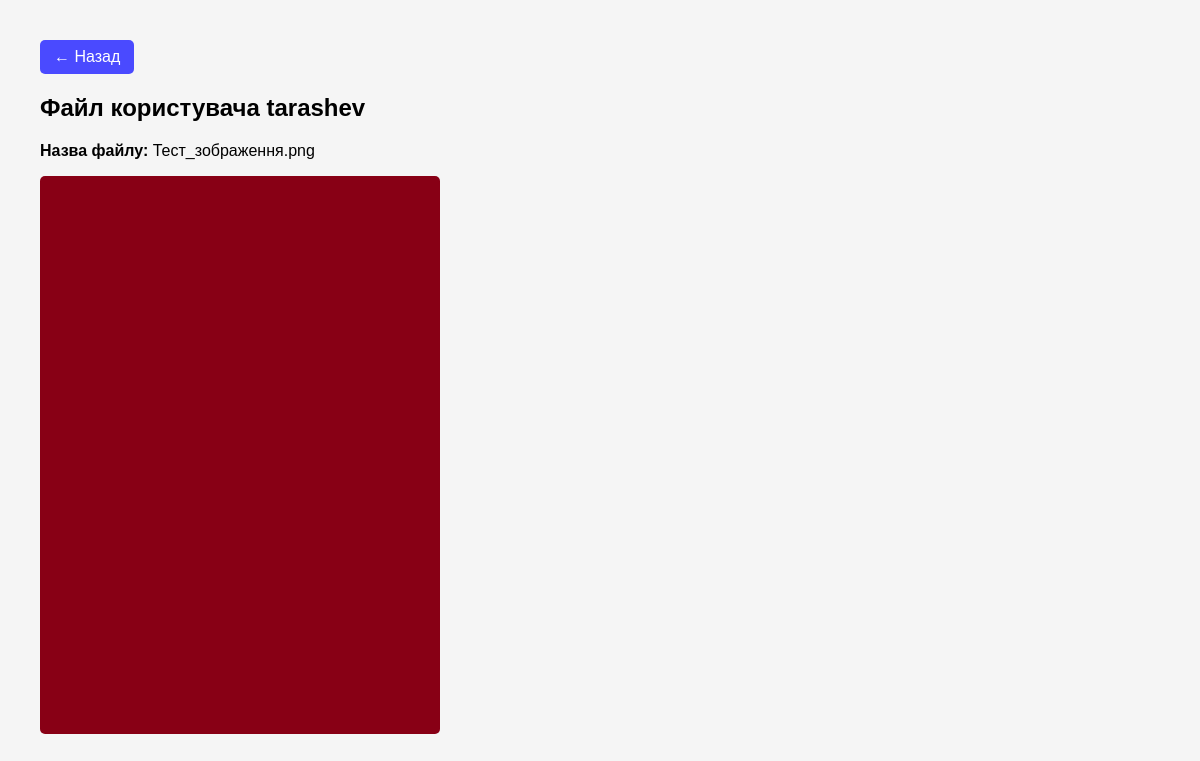
Page /file/30/ on the committed database.
### comments/models.py (models this page shows, shortened)
class Comment(models.Model):
    username = models.CharField(
        max_length=50,
        validators=[
            RegexValidator(regex=r"^[a-zA-Z0-9]+$", message="Тільки латиниця і цифри")
        ],
    )
    email = models.EmailField()
    homepage = models.URLField(blank=True, null=True)
    text = models.TextField()
    file = models.FileField(upload_to="uploads/", blank=True, null=True)
    parent = models.ForeignKey(
        "self", on_delete=models.CASCADE, null=True, blank=True, related_name="replies"
    )
    created_at = models.DateTimeField(auto_now_add=True)
    class Meta:
        ordering = ["-created_at"]

### comments/views.py (the view)
# urls.py: path("file/<int:pk>/", views.file_view, name="file_view"),
def file_view(request, pk):
    comment = get_object_or_404(Comment, pk=pk)
    content = None
    filename = None
    if comment.file:
        filename = os.path.basename(comment.file.name)
        if comment.file.name.lower().endswith(".txt"):
            try:
                with comment.file.open("rb") as file:
                    content = file.read().decode("utf-8")
            except UnicodeDecodeError:
                content = "Не вдалося прочитати файл (encoding error)"
    return render(
        request,
        "comments/file.html",
        {
            "comment": comment,
            "content": content,
            "filename": filename,
        },
    )

### templates/comments/file.html (shortened to what this page needs)
{% load static %}
<!DOCTYPE html>
<html>
<head>
    <link rel="stylesheet" href="{% static 'css/style.css' %}">
</head>
<body>
<a href="javascript:history.back()" class="button">← Назад</a>
<h2>Файл користувача {{ comment.username }}</h2>
{% if filename %}
    <p><b>Назва файлу:</b> {{ filename }}</p>
{% endif %}
{% if comment.file %}
    {% with comment.file.url|lower as f %}
        {% if ".jpg" in f or ".png" in f or ".gif" in f or ".jpeg" in f %}
            <img src="{{ comment.file.url }}" width="400" alt="image">
        {% elif ".txt" in f %}
            <pre>{{ content }}</pre>
        {% else %}
            <a href="{{ comment.file.url }}">Завантажити файл</a>
        {% endif %}
    {% endwith %}
{% else %}
    <p>Файл відсутній</p>
{% endif %}
</body>
</html>

### static/css/style.css (style rules this page uses)
body { font-family: Arial, sans-serif; margin: 40px; background-color: #f5f5f5; }
a { text-decoration: none; color: #4a4aff; }
.button { display: inline-block; padding: 8px 14px; background-color: #4a4aff; color: white; border-radius: 5px; border: none; cursor: pointer; }
img { border-radius: 5px; transition: transform 0.3s ease; cursor: pointer; }

### rows in the picture
Comment: username "tarashev", file (picture)

### other values in the picture
{{ filename }} "Тест_зображення.png"
